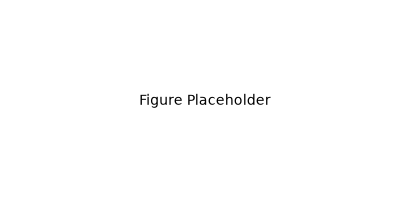

Source code (Python):
import matplotlib.pyplot as plt
import os

def main():
    fig, ax = plt.subplots(figsize=(4, 2))
    ax.text(0.5, 0.5, 'Figure Placeholder', ha='center', va='center')
    ax.axis('off')
    # Save the figure so LaTeX can find it
    out_path = os.path.join(os.path.dirname(__file__), 'dummy.png')
    plt.savefig(out_path)
    plt.close()

if __name__ == "__main__":
    main()
